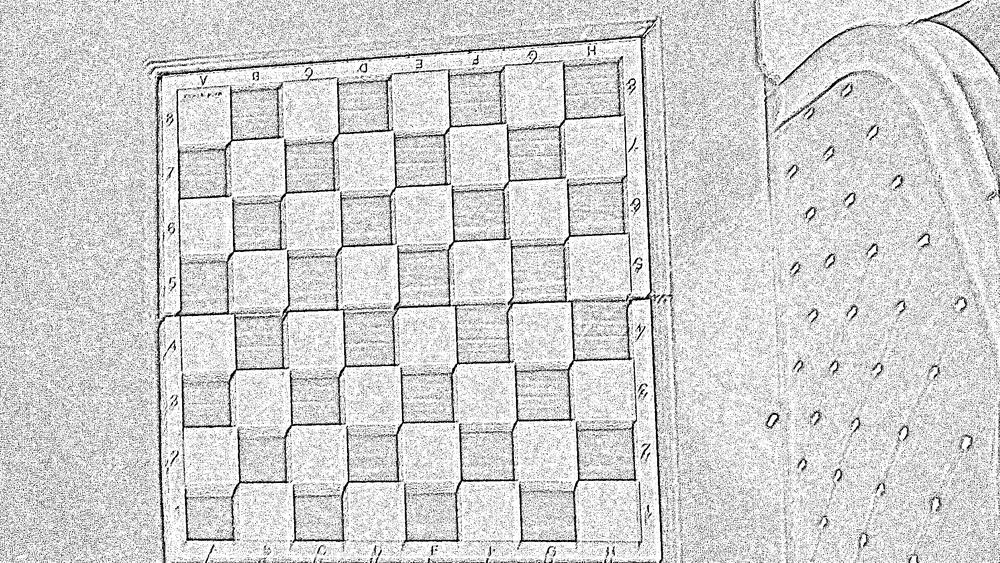
#> input picture calibration/cam_caliberation_pictures/output_image20260410_082042.jpg.jpg, 1000 x 563 px, shrunk from 2438 x 1372 before the run; its folder holds only this picture in this run
$ python preprocess_images.py
#> lines starting #> are read from the running program, lines starting #| are printed output that depends on the picture
import os
import cv2

P = r"C:\Users\B1ACB1RD\Desktop\01.1 Code - Modern Computer Vision_05_06_2022\Modern Computer Vision\My-computer-vision-and-autonomy-journey\calibration\cam_caliberation_pictures"

for i in os.scandir(P):
    image = cv2.imread(i.path)
#> image is the input picture: shape (563, 1000, 3); min 0, max 255, mean 210.9
    image = cv2.cvtColor(image, cv2.COLOR_BGR2GRAY)
#> image: shape (563, 1000)
    image  = cv2.adaptiveThreshold(image, 255, cv2.ADAPTIVE_THRESH_GAUSSIAN_C, cv2.THRESH_BINARY, 11, 2)
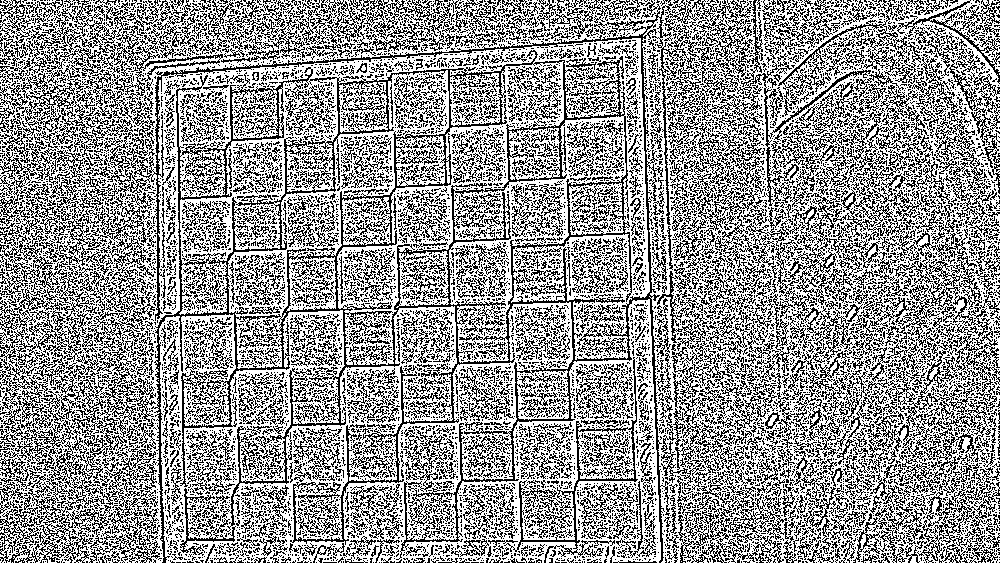
#> image: shape (563, 1000); 60.1% white; black in thin lines or dots
    cv2.imwrite(f"output_image{i.name}.jpg", image)
    print("succes")

$ run again, on calibration/cam_caliberation_pictures/output_image20260410_082104.jpg.jpg
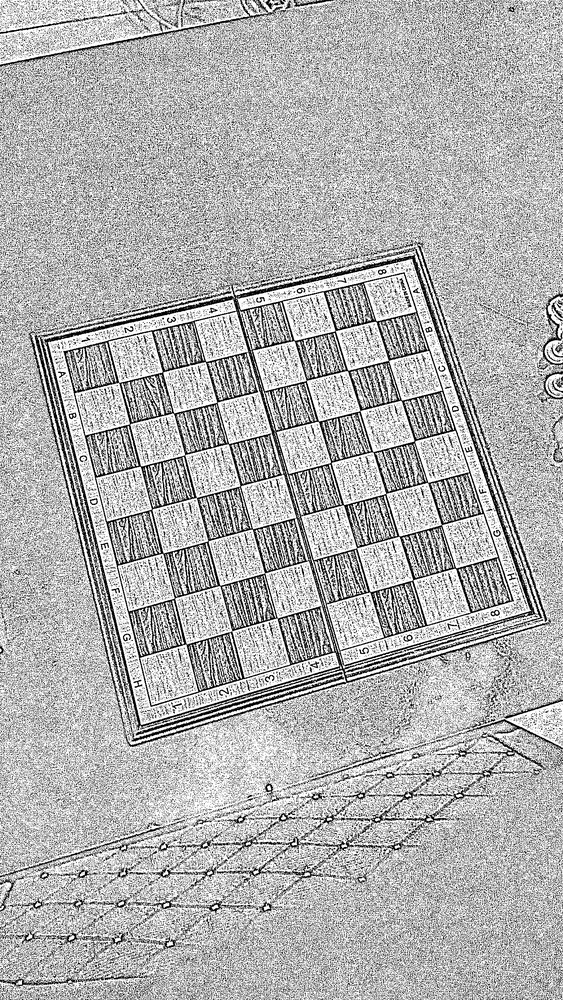
#> input picture calibration/cam_caliberation_pictures/output_image20260410_082104.jpg.jpg, 563 x 1000 px, shrunk from 1254 x 2228 before the run
#> image is the input picture: shape (1000, 563, 3); min 0, max 255, mean 177
#> `image  = cv2.adaptiveThreshold(image, 255, cv2.ADAPTIVE_THRESH_GAUSSIA..`:
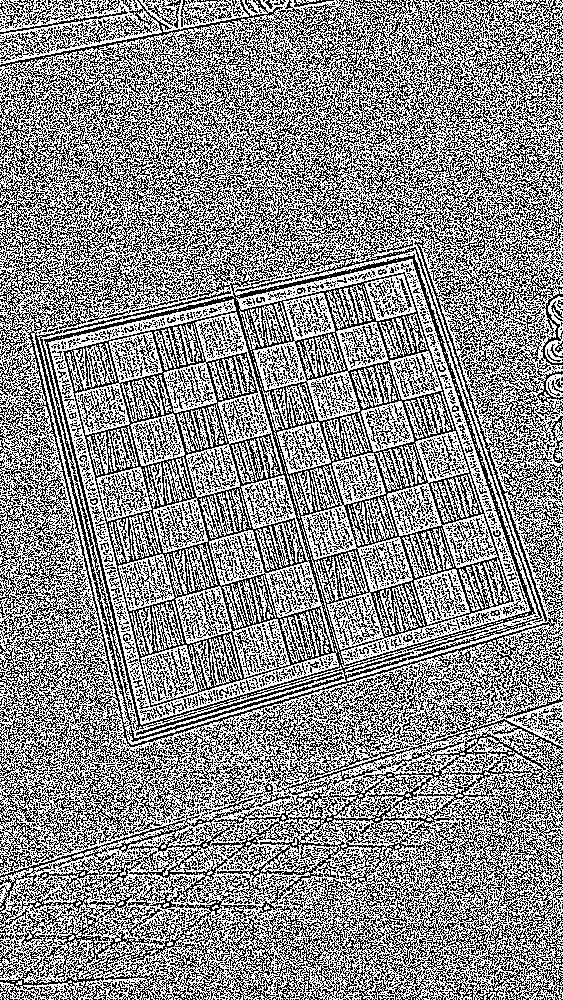
#> image: shape (1000, 563); 55.4% white; black in thin lines or dots

$ run again, on calibration/cam_caliberation_pictures/output_image20260410_082115.jpg.jpg
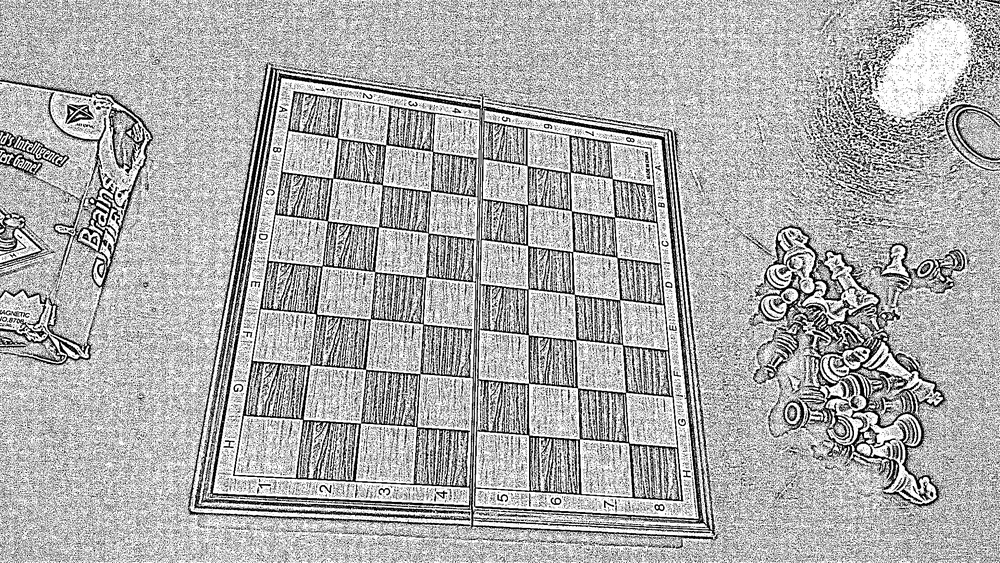
#> input picture calibration/cam_caliberation_pictures/output_image20260410_082115.jpg.jpg, 1000 x 563 px, shrunk from 2081 x 1171 before the run
#> image is the input picture: shape (563, 1000, 3); min 0, max 255, mean 174.2
#> `image  = cv2.adaptiveThreshold(image, 255, cv2.ADAPTIVE_THRESH_GAUSSIA..`:
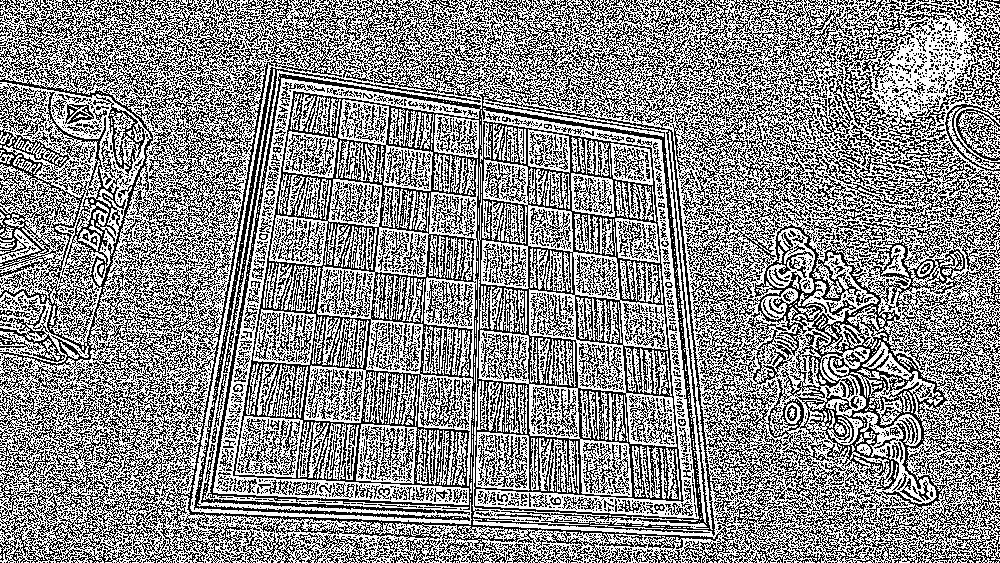
#> image: shape (563, 1000); 55.3% white; black in thin lines or dots

$ run again, on calibration/cam_caliberation_pictures/output_image20260410_082121.jpg.jpg
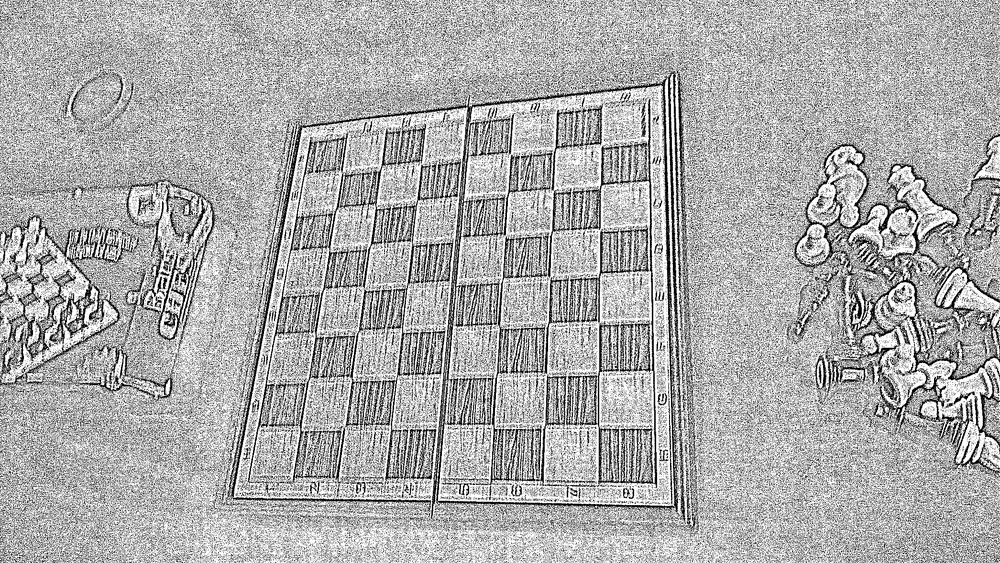
#> input picture calibration/cam_caliberation_pictures/output_image20260410_082121.jpg.jpg, 1000 x 563 px, shrunk from 2091 x 1177 before the run
#> image is the input picture: shape (563, 1000, 3); min 0, max 255, mean 171.8
#> `image  = cv2.adaptiveThreshold(image, 255, cv2.ADAPTIVE_THRESH_GAUSSIA..`:
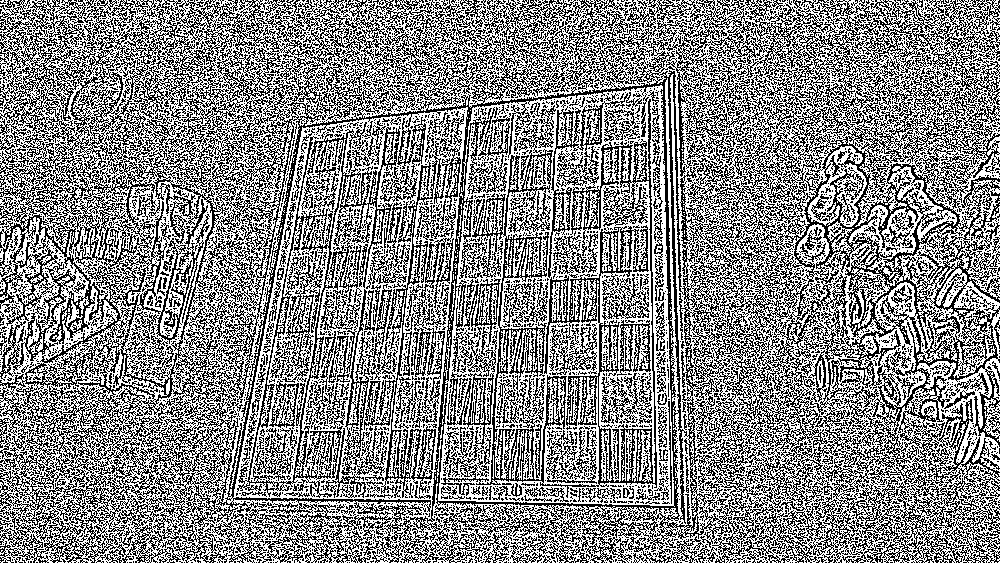
#> image: shape (563, 1000); 54.5% white; black in thin lines or dots

$ run again, on calibration/cam_caliberation_pictures/output_image20260410_082048.jpg.jpg
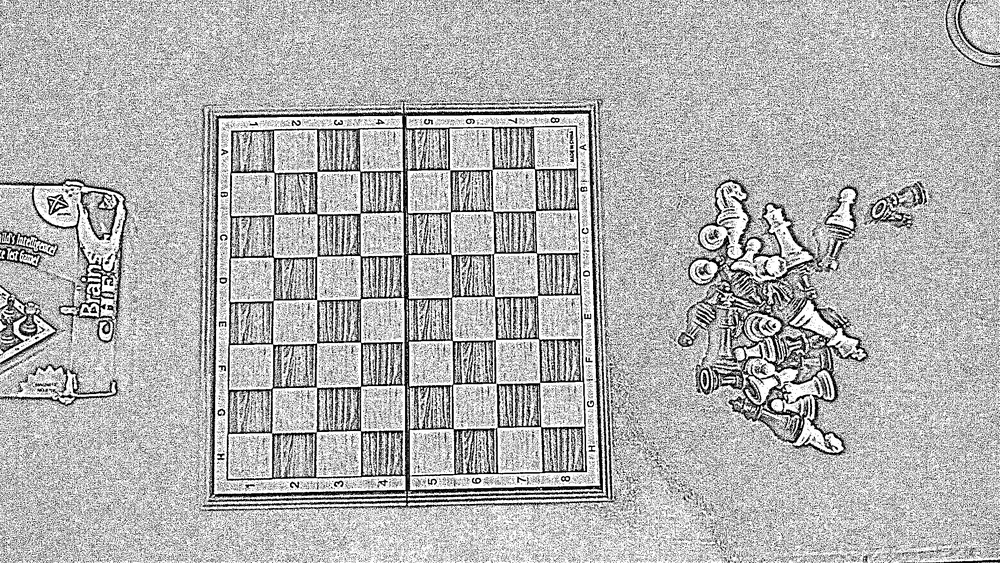
#> input picture calibration/cam_caliberation_pictures/output_image20260410_082048.jpg.jpg, 1000 x 563 px, shrunk from 2138 x 1203 before the run
#> image is the input picture: shape (563, 1000, 3); min 0, max 255, mean 179.1
#> `image  = cv2.adaptiveThreshold(image, 255, cv2.ADAPTIVE_THRESH_GAUSSIA..`:
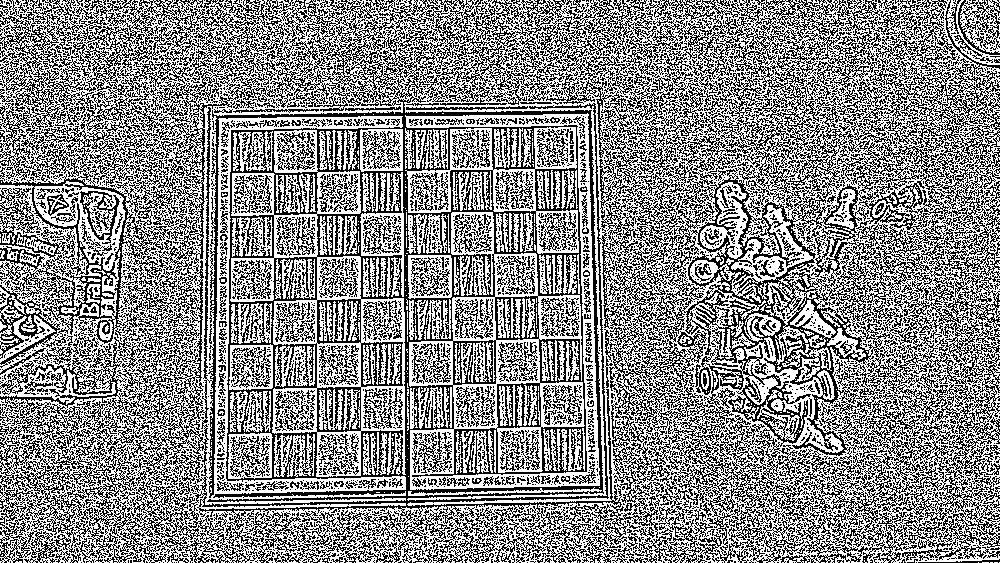
#> image: shape (563, 1000); 55.2% white; black in thin lines or dots
